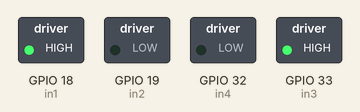
Simulated run of this sketch. Board: ESP32. On the bench: switched loads named in the sketch (green lamp = pin HIGH).

Above: at 0.1 s.
Timing chart, 0 to 1.6 s (numbered marks = the images above):
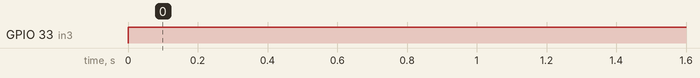

Measured:
- by itself, GPIO 33 (in3): LOW → HIGH at 0.00 s

The sketch:

TestMotor.ino
```cpp
#define in1 18
#define in2 19
#define in3 33
#define in4 32

void setup() {
  // put your setup code here, to run once:
  pinMode(in1, OUTPUT);
  pinMode(in2, OUTPUT);
  pinMode(in3, OUTPUT);
  pinMode(in4, OUTPUT);
}

void loop() {
  // put your main code here, to run repeatedly:
  digitalWrite(in1, HIGH);
  digitalWrite(in2, LOW);
  digitalWrite(in3, HIGH);
  digitalWrite(in4, LOW);

}
```
